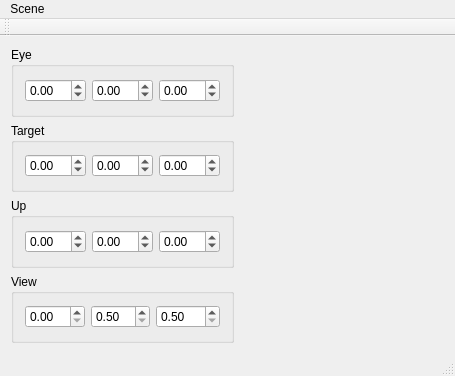
<?xml version="1.0" encoding="UTF-8"?>
<ui version="4.0">
 <class>MainWindow</class>
 <widget class="QMainWindow" name="MainWindow">
  <property name="geometry">
   <rect>
    <x>0</x>
    <y>0</y>
    <width>455</width>
    <height>376</height>
   </rect>
  </property>
  <property name="windowTitle">
   <string>MainWindow</string>
  </property>
  <widget class="QWidget" name="centralWidget">
   <layout class="QHBoxLayout" name="horizontalLayout">
    <item>
     <layout class="QVBoxLayout" name="verticalLayout">
      <item>
       <widget class="QGroupBox" name="groupBox">
        <property name="title">
         <string>Eye</string>
        </property>
        <layout class="QHBoxLayout" name="horizontalLayout_2">
         <item>
          <widget class="QDoubleSpinBox" name="eyeXSpinBox">
           <property name="minimum">
            <double>-10.000000000000000</double>
           </property>
           <property name="maximum">
            <double>10.000000000000000</double>
           </property>
           <property name="singleStep">
            <double>0.100000000000000</double>
           </property>
          </widget>
         </item>
         <item>
          <widget class="QDoubleSpinBox" name="eyeYSpinBox">
           <property name="minimum">
            <double>-10.000000000000000</double>
           </property>
           <property name="maximum">
            <double>10.000000000000000</double>
           </property>
           <property name="singleStep">
            <double>0.200000000000000</double>
           </property>
          </widget>
         </item>
         <item>
          <widget class="QDoubleSpinBox" name="eyeZSpinBox">
           <property name="minimum">
            <double>-10.000000000000000</double>
           </property>
           <property name="maximum">
            <double>10.000000000000000</double>
           </property>
           <property name="singleStep">
            <double>0.200000000000000</double>
           </property>
          </widget>
         </item>
        </layout>
       </widget>
      </item>
      <item>
       <widget class="QGroupBox" name="groupBox_2">
        <property name="title">
         <string>Target</string>
        </property>
        <layout class="QHBoxLayout" name="horizontalLayout_3">
         <item>
          <widget class="QDoubleSpinBox" name="targetXSpinBox">
           <property name="minimum">
            <double>-10.000000000000000</double>
           </property>
           <property name="maximum">
            <double>10.000000000000000</double>
           </property>
           <property name="singleStep">
            <double>0.200000000000000</double>
           </property>
          </widget>
         </item>
         <item>
          <widget class="QDoubleSpinBox" name="targetYSpinBox">
           <property name="minimum">
            <double>-10.000000000000000</double>
           </property>
           <property name="maximum">
            <double>10.000000000000000</double>
           </property>
           <property name="singleStep">
            <double>0.200000000000000</double>
           </property>
          </widget>
         </item>
         <item>
          <widget class="QDoubleSpinBox" name="targetZSpinBox">
           <property name="minimum">
            <double>-10.000000000000000</double>
           </property>
           <property name="maximum">
            <double>10.000000000000000</double>
           </property>
           <property name="singleStep">
            <double>0.200000000000000</double>
           </property>
          </widget>
         </item>
        </layout>
       </widget>
      </item>
      <item>
       <widget class="QGroupBox" name="groupBox_3">
        <property name="title">
         <string>Up</string>
        </property>
        <layout class="QHBoxLayout" name="horizontalLayout_4">
         <item>
          <widget class="QDoubleSpinBox" name="upXSpinBox">
           <property name="minimum">
            <double>-10.000000000000000</double>
           </property>
           <property name="maximum">
            <double>10.000000000000000</double>
           </property>
           <property name="singleStep">
            <double>0.200000000000000</double>
           </property>
          </widget>
         </item>
         <item>
          <widget class="QDoubleSpinBox" name="upYSpinBox">
           <property name="minimum">
            <double>-10.000000000000000</double>
           </property>
           <property name="maximum">
            <double>10.000000000000000</double>
           </property>
           <property name="singleStep">
            <double>0.200000000000000</double>
           </property>
          </widget>
         </item>
         <item>
          <widget class="QDoubleSpinBox" name="upZSpinBox">
           <property name="minimum">
            <double>-10.000000000000000</double>
           </property>
           <property name="maximum">
            <double>10.000000000000000</double>
           </property>
           <property name="singleStep">
            <double>0.200000000000000</double>
           </property>
          </widget>
         </item>
        </layout>
       </widget>
      </item>
      <item>
       <widget class="QGroupBox" name="groupBox_4">
        <property name="title">
         <string>View</string>
        </property>
        <layout class="QHBoxLayout" name="horizontalLayout_5">
         <item>
          <widget class="QDoubleSpinBox" name="fovSpinBox">
           <property name="maximum">
            <double>5.000000000000000</double>
           </property>
           <property name="singleStep">
            <double>0.010000000000000</double>
           </property>
          </widget>
         </item>
         <item>
          <widget class="QDoubleSpinBox" name="nearSpinBox">
           <property name="minimum">
            <double>0.500000000000000</double>
           </property>
           <property name="maximum">
            <double>5.000000000000000</double>
           </property>
           <property name="singleStep">
            <double>0.100000000000000</double>
           </property>
          </widget>
         </item>
         <item>
          <widget class="QDoubleSpinBox" name="farSpinBox">
           <property name="minimum">
            <double>0.500000000000000</double>
           </property>
           <property name="maximum">
            <double>100.000000000000000</double>
           </property>
           <property name="singleStep">
            <double>0.100000000000000</double>
           </property>
          </widget>
         </item>
        </layout>
       </widget>
      </item>
     </layout>
    </item>
    <item>
     <widget class="QLabel" name="label">
      <property name="text">
       <string/>
      </property>
     </widget>
    </item>
   </layout>
  </widget>
  <widget class="QMenuBar" name="menuBar">
   <property name="geometry">
    <rect>
     <x>0</x>
     <y>0</y>
     <width>455</width>
     <height>18</height>
    </rect>
   </property>
   <widget class="QMenu" name="menuScene">
    <property name="title">
     <string>Scene</string>
    </property>
    <addaction name="actionDefault"/>
    <addaction name="actionLoad"/>
   </widget>
   <addaction name="menuScene"/>
  </widget>
  <widget class="QToolBar" name="mainToolBar">
   <attribute name="toolBarArea">
    <enum>TopToolBarArea</enum>
   </attribute>
   <attribute name="toolBarBreak">
    <bool>false</bool>
   </attribute>
  </widget>
  <widget class="QStatusBar" name="statusBar"/>
  <action name="actionDefault">
   <property name="text">
    <string>Default</string>
   </property>
  </action>
  <action name="actionLoad">
   <property name="text">
    <string>Load...</string>
   </property>
  </action>
 </widget>
 <layoutdefault spacing="6" margin="11"/>
 <resources/>
 <connections/>
</ui>
